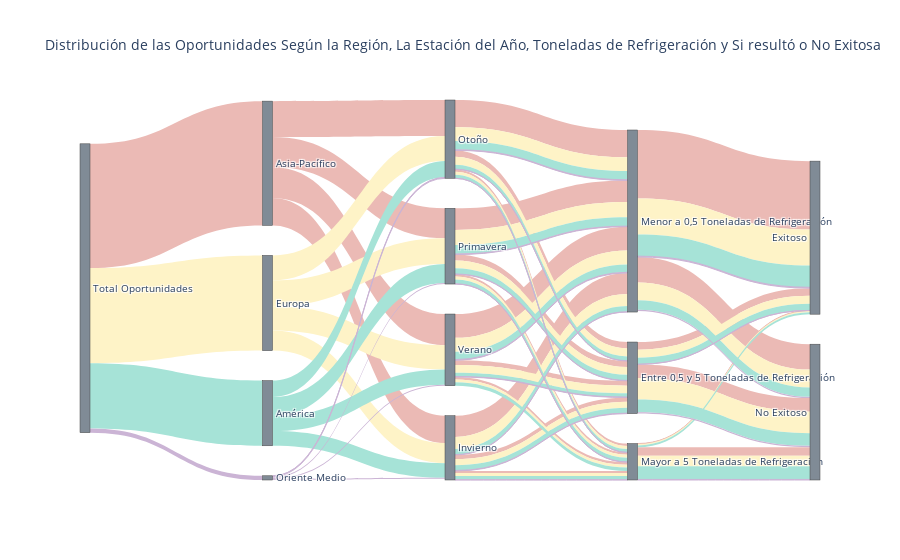

Notebook code for this chart:
### Markdown cell above
* Se observa que las oportunidades se dan mayormente para valores menores a 0,5 toneladas de refrigeración. El éxito de las oportunidades va disminuyendo conforme aumentan las toneladas de refrigeración.

### Code cell
source = [0, 0, 0, 0,       # Total Oportunidades(va hacia 4 regiones osea a los target 1,2,3,4)
          1, 1, 1, 1,       
          2, 2, 2, 2,           
          3, 3, 3, 3,  
          4, 4, 4, 4,
          5, 5, 5,             
          6, 6, 6,
          7, 7, 7,
          8, 8, 8,
          5, 5, 5,             
          6, 6, 6,
          7, 7, 7,
          8, 8, 8,
          5, 5, 5,             
          6, 6, 6,
          7, 7, 7,
          8, 8, 8,
          5, 5, 5,             
          6, 6, 6,
          7, 7, 7,
          8, 8, 8,
          9, 9,# De acá
          10, 10, 
          11, 11,##
          9, 9,
          10, 10,
          11, 11,
          9, 9,
          10, 10, 
          11, 11,
          9, 9,
          10, 10,
          11, 11,#Hasta acá es A-P
       
         ]          

target = [1, 2, 3, 4, 
          5, 6 , 7, 8, 
          5, 6 , 7, 8,
          5, 6 , 7, 8,
          5, 6 , 7, 8,
          9, 10, 11,
          9, 10, 11, 
          9, 10, 11,
          9, 10, 11,
          9, 10, 11,
          9, 10, 11,
          9, 10, 11,
          9, 10, 11,
          9, 10, 11,
          9, 10, 11,
          9, 10, 11,
          9, 10, 11,
          9, 10, 11,
          9, 10, 11,
          9, 10, 11,
          9, 10, 11,
          12,13,# De aca 
          12,13,
          12,13,
          12,13,
          12,13,
          12,13,
          12,13,
          12,13,
          12,13,
          12,13,
          12,13,
          12,13, #Hasta aca es A-P
           ]

value = [3968, 3040, 2080, 135, # Asia-Pacífico,Europa,America,Oriente Medio
         874,1148,953, 993, # (Asia-Pacífico y Invierno),(Asia-Pacífico y Otoño),(Asia-Pacífico y Primavera),(Asia-Pacífico y Verano)
         641, 797, 823, 779, # (Europa y Invierno),(Europa y Otoño),(Europa y Primavera),(Europa y Verano)
         468, 525, 605, 482, # (America y Invierno),(America y Otoño),(America y Primavera),(America y Verano)
         33, 30, 37, 35, # (Oriente Medio y Invierno),(Oriente Medio y Otoño),(Oriente Medio y Primavera),(Asia-Pacífico y Verano)
         133, 64, 677, #(Asia-Pacífico ,Invierno) y Sus tres correspondientes TRF
         204, 74, 870, #(Asia-Pacífico ,Otoño) y Sus tres correspondientes TR
         192, 70, 691, #(Asia-Pacífico ,Primavera) y Sus tres correspondientes TR
         155, 80, 758, #(Asia-Pacífico ,Verano) y Sus tres correspondientes TR
         199, 94, 384, #(Europa,Invierno) y Sus tres correspondientes TRF
         255, 100, 442, #(Europa,Otoño) y Sus tres correspondientes TRF
         244, 97, 482, #(Europa,Primavera) y Sus tres correspondientes TRF
         241, 88, 450,#(Europa,Verano) y Sus tres correspondientes TRF
         167, 122, 179, #(America,Invierno) y Sus tres correspondientes TRF
         139, 109, 277, #(America,Otoño) y Sus tres correspondientes TRF
         184, 134, 287, #(America,Primavera) y Sus tres correspondientes TRF
         122, 113, 247,#(America,Verano) y Sus tres correspondientes TRF
         15, 8, 10, #(Oriente Medio,Invierno) y Sus tres correspondientes TRF
         8, 2, 20, #(Oriente Medio,Otoño) y Sus tres correspondientes TRF
         12, 8, 17,#(Oriente Medio,Primavera) y Sus tres correspondientes TRF
         14, 0, 21,#(Oriente Medio,Verano) y Sus tres correspondientes TRF
         438, 246, ############ De acá Asia-Pacífico
         274, 14,      
         811,2185,
         684, 255,
         334, 45,
         572, 1150,
         403, 209,
         419, 59,
         298, 692,
         45, 4,
         18, 0,
         40, 28,
        ]

label = ['Total Oportunidades',
         'Asia-Pacífico',
         'Europa', 
         'América',
         'Oriente Medio',
         'Invierno', 
         'Otoño', 
         'Primavera', 
         'Verano',
         'Entre 0,5 y 5 Toneladas de Refrigeración',
         'Mayor a 5 Toneladas de Refrigeración',
         'Menor a 0,5 Toneladas de Refrigeración',
         'No Exitoso',
         'Exitoso',
         ]

color_node = [
'#808B96', 
'#808B96', '#808B96', '#808B96', '#808B96',
'#808B96', '#808B96', '#808B96', '#808B96',
'#808B96','#808B96','#808B96',
'#808B96','#808B96']
color_link = [
'#EBBAB5', '#FEF3C7', '#A6E3D7', '#CBB4D5', #Rojo, #Amarillo, #Verde, #Lila
'#EBBAB5', '#EBBAB5', '#EBBAB5', '#EBBAB5',  
'#FEF3C7', '#FEF3C7', '#FEF3C7', '#FEF3C7', 
'#A6E3D7', '#A6E3D7', '#A6E3D7', '#A6E3D7', 
'#CBB4D5', '#CBB4D5', '#CBB4D5', '#CBB4D5',
'#EBBAB5', '#EBBAB5', '#EBBAB5',
'#EBBAB5', '#EBBAB5', '#EBBAB5',
'#EBBAB5', '#EBBAB5', '#EBBAB5',
'#EBBAB5', '#EBBAB5', '#EBBAB5',
'#FEF3C7', '#FEF3C7','#FEF3C7',
'#FEF3C7', '#FEF3C7','#FEF3C7',
'#FEF3C7', '#FEF3C7','#FEF3C7',
'#FEF3C7', '#FEF3C7','#FEF3C7',
'#A6E3D7', '#A6E3D7','#A6E3D7',
'#A6E3D7', '#A6E3D7','#A6E3D7',
'#A6E3D7', '#A6E3D7','#A6E3D7',
'#A6E3D7', '#A6E3D7','#A6E3D7',
'#CBB4D5', '#CBB4D5', '#CBB4D5',
'#CBB4D5', '#CBB4D5', '#CBB4D5',
'#CBB4D5', '#CBB4D5', '#CBB4D5',
'#CBB4D5', '#CBB4D5', '#CBB4D5',
'#EBBAB5','#EBBAB5','#EBBAB5','#EBBAB5','#EBBAB5','#EBBAB5',
'#FEF3C7','#FEF3C7','#FEF3C7','#FEF3C7','#FEF3C7','#FEF3C7',
'#A6E3D7','#A6E3D7','#A6E3D7','#A6E3D7','#A6E3D7','#A6E3D7',
'#CBB4D5','#CBB4D5','#CBB4D5','#CBB4D5','#CBB4D5','#CBB4D5',
]

# data to dict, dict to sankey
link = dict(source = source, target = target, value = value, color = color_link)
node = dict(label = label, pad=30, thickness=10, color = color_node)
data = go.Sankey(link = link, node=node)
# plot
fig = go.Figure(data)
fig.update_layout(title_text="Distribución de las Oportunidades Según la Región, La Estación del Año, Toneladas de Refrigeración y Si resultó o No Exitosa ", font_size=10)
fig.show()

### Figure 1 — Plotly figure (JSON) as saved in the notebook; plotly's stock layout.template omitted (floating-point values rounded to 4 significant figures)
{"data": [{"link": {"color": ["#EBBAB5", "#FEF3C7", "#A6E3D7", "#CBB4D5", "#EBBAB5", "#EBBAB5", "#EBBAB5", "#EBBAB5", "#FEF3C7", "#FEF3C7", "#FEF3C7", "#FEF3C7", "#A6E3D7", "#A6E3D7", "#A6E3D7", "#A6E3D7", "#CBB4D5", "#CBB4D5", "#CBB4D5", "#CBB4D5", "#EBBAB5", "#EBBAB5", "#EBBAB5", "#EBBAB5", "#EBBAB5", "#EBBAB5", "#EBBAB5", "#EBBAB5", "#EBBAB5", "#EBBAB5", "#EBBAB5", "#EBBAB5", "#FEF3C7", "#FEF3C7", "#FEF3C7", "#FEF3C7", "#FEF3C7", "#FEF3C7", "#FEF3C7", "#FEF3C7", "#FEF3C7", "#FEF3C7", "#FEF3C7", "#FEF3C7", "#A6E3D7", "#A6E3D7", "#A6E3D7", "#A6E3D7", "#A6E3D7", "#A6E3D7", "#A6E3D7", "#A6E3D7", "#A6E3D7", "#A6E3D7", "#A6E3D7", "#A6E3D7", "#CBB4D5", "#CBB4D5", "#CBB4D5", "#CBB4D5", "#CBB4D5", "#CBB4D5", "#CBB4D5", "#CBB4D5", "#CBB4D5", "#CBB4D5", "#CBB4D5", "#CBB4D5", "#EBBAB5", "#EBBAB5", "#EBBAB5", "#EBBAB5", "#EBBAB5", "#EBBAB5", "#FEF3C7", "#FEF3C7", "#FEF3C7", "#FEF3C7", "#FEF3C7", "#FEF3C7", "#A6E3D7", "#A6E3D7", "#A6E3D7", "#A6E3D7", "#A6E3D7", "#A6E3D7", "#CBB4D5", "#CBB4D5", "#CBB4D5", "#CBB4D5", "#CBB4D5", "#CBB4D5"], "source": [0, 0, 0, 0, 1, 1, 1, 1, 2, 2, 2, 2, 3, 3, 3, 3, 4, 4, 4, 4, 5, 5, 5, 6, 6, 6, 7, 7, 7, 8, 8, 8, 5, 5, 5, 6, 6, 6, 7, 7, 7, 8, 8, 8, 5, 5, 5, 6, 6, 6, 7, 7, 7, 8, 8, 8, 5, 5, 5, 6, 6, 6, 7, 7, 7, 8, 8, 8, 9, 9, 10, 10, 11, 11, 9, 9, 10, 10, 11, 11, 9, 9, 10, 10, 11, 11, 9, 9, 10, 10, 11, 11], "target": [1, 2, 3, 4, 5, 6, 7, 8, 5, 6, 7, 8, 5, 6, 7, 8, 5, 6, 7, 8, 9, 10, 11, 9, 10, 11, 9, 10, 11, 9, 10, 11, 9, 10, 11, 9, 10, 11, 9, 10, 11, 9, 10, 11, 9, 10, 11, 9, 10, 11, 9, 10, 11, 9, 10, 11, 9, 10, 11, 9, 10, 11, 9, 10, 11, 9, 10, 11, 12, 13, 12, 13, 12, 13, 12, 13, 12, 13, 12, 13, 12, 13, 12, 13, 12, 13, 12, 13, 12, 13, 12, 13], "value": [3968, 3040, 2080, 135, 874, 1148, 953, 993, 641, 797, 823, 779, 468, 525, 605, 482, 33, 30, 37, 35, 133, 64, 677, 204, 74, 870, 192, 70, 691, 155, 80, 758, 199, 94, 384, 255, 100, 442, 244, 97, 482, 241, 88, 450, 167, 122, 179, 139, 109, 277, 184, 134, 287, 122, 113, 247, 15, 8, 10, 8, 2, 20, 12, 8, 17, 14, 0, 21, 438, 246, 274, 14, 811, 2185, 684, 255, 334, 45, 572, 1150, 403, 209, 419, 59, 298, 692, 45, 4, 18, 0, 40, 28]}, "node": {"color": ["#808B96", "#808B96", "#808B96", "#808B96", "#808B96", "#808B96", "#808B96", "#808B96", "#808B96", "#808B96", "#808B96", "#808B96", "#808B96", "#808B96"], "label": ["Total Oportunidades", "Asia-Pacífico", "Europa", "América", "Oriente Medio", "Invierno", "Otoño", "Primavera", "Verano", "Entre 0,5 y 5 Toneladas de Refrigeración", "Mayor a 5 Toneladas de Refrigeración", "Menor a 0,5 Toneladas de Refrigeración", "No Exitoso", "Exitoso"], "pad": 30, "thickness": 10}, "type": "sankey"}], "layout": {"autosize": true, "font": {"size": 10}, "title": {"text": "Distribución de las Oportunidades Según la Región, La Estación del Año, Toneladas de Refrigeración y Si resultó o No Exitosa "}}}
